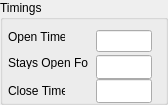
    <widget class="QGroupBox" name="IDC_STATIC_2">
      <property name="geometry">
        <rect>
          <x>8</x>
          <y>170</y>
          <width>168</width>
          <height>105</height>
        </rect>
      </property>
      <property name="title">
        <string>Timings</string>
      </property>
      <property name="visible">
        <bool>true</bool>
      </property>
      <property name="enabled">
        <bool>true</bool>
      </property>
      <property name="flat">
        <bool>false</bool>
      </property>
      <widget class="QLabel" name="IDC_STATIC_3">
        <property name="geometry">
          <rect>
            <x>8</x>
            <y>30</y>
            <width>57</width>
            <height>13</height>
          </rect>
        </property>
        <property name="text">
          <string>Open Time</string>
        </property>
        <property name="visible">
          <bool>true</bool>
        </property>
        <property name="enabled">
          <bool>true</bool>
        </property>
        <property name="alignment">
          <set>Qt::AlignLeft</set>
        </property>
      </widget>
      <widget class="QLineEdit" name="IDC_DOOR_OPEN_TIME">
        <property name="geometry">
          <rect>
            <x>96</x>
            <y>30</y>
            <width>56</width>
            <height>22</height>
          </rect>
        </property>
        <property name="visible">
          <bool>true</bool>
        </property>
        <property name="enabled">
          <bool>true</bool>
        </property>
      </widget>
      <widget class="QLineEdit" name="IDC_DOOR_STAYS_OPEN">
        <property name="geometry">
          <rect>
            <x>96</x>
            <y>55</y>
            <width>56</width>
            <height>24</height>
          </rect>
        </property>
        <property name="visible">
          <bool>true</bool>
        </property>
        <property name="enabled">
          <bool>true</bool>
        </property>
      </widget>
      <widget class="QLabel" name="IDC_STATIC_4">
        <property name="geometry">
          <rect>
            <x>8</x>
            <y>56</y>
            <width>80</width>
            <height>13</height>
          </rect>
        </property>
        <property name="text">
          <string>Stays Open For</string>
        </property>
        <property name="visible">
          <bool>true</bool>
        </property>
        <property name="enabled">
          <bool>true</bool>
        </property>
        <property name="alignment">
          <set>Qt::AlignLeft</set>
        </property>
      </widget>
      <widget class="QLineEdit" name="IDC_CLOSE_TIME">
        <property name="geometry">
          <rect>
            <x>96</x>
            <y>79</y>
            <width>56</width>
            <height>24</height>
          </rect>
        </property>
        <property name="visible">
          <bool>true</bool>
        </property>
        <property name="enabled">
          <bool>true</bool>
        </property>
      </widget>
      <widget class="QLabel" name="IDC_STATIC_5">
        <property name="geometry">
          <rect>
            <x>8</x>
            <y>84</y>
            <width>57</width>
            <height>13</height>
          </rect>
        </property>
        <property name="text">
          <string>Close Time</string>
        </property>
        <property name="visible">
          <bool>true</bool>
        </property>
        <property name="enabled">
          <bool>true</bool>
        </property>
        <property name="alignment">
          <set>Qt::AlignLeft</set>
        </property>
      </widget>
    </widget>
